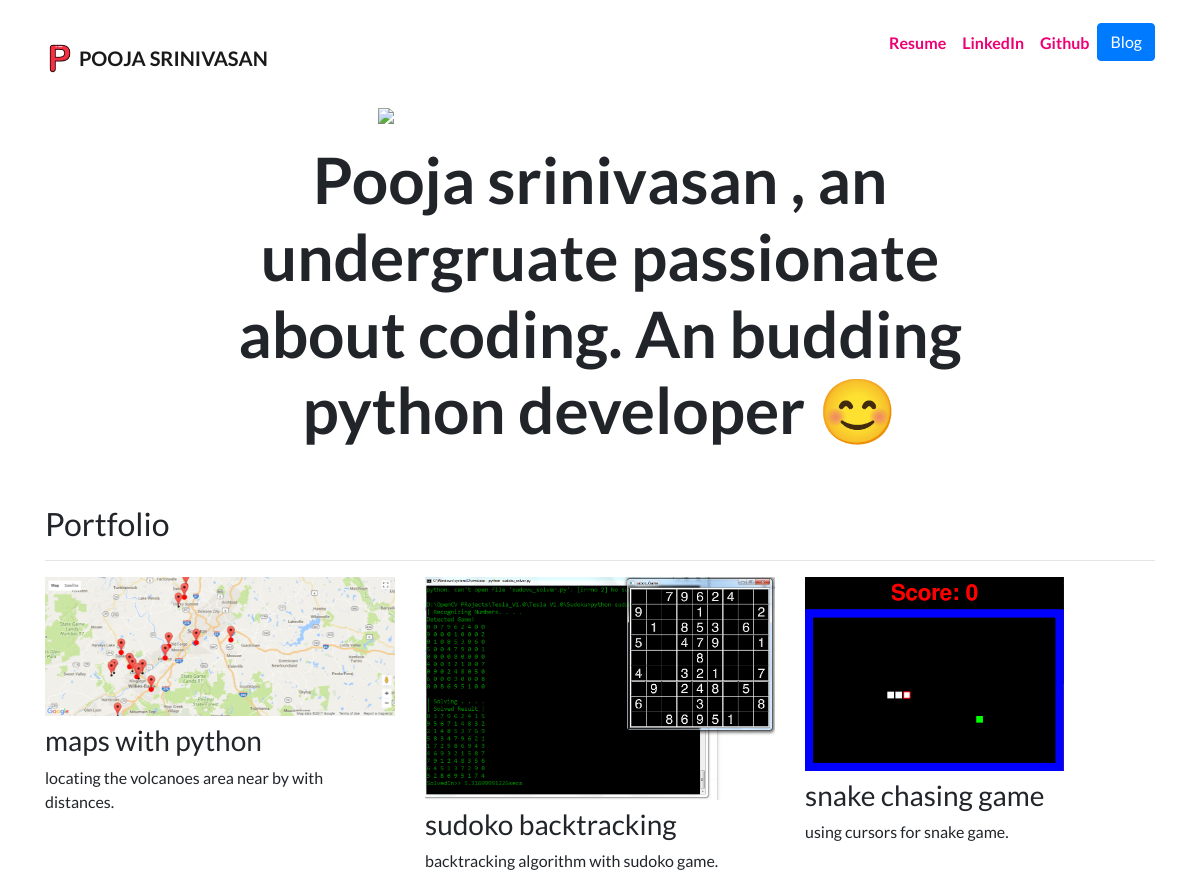
The page / on the database its author committed.
### portfolio_page/models.py (models this page shows, shortened)
class Project(models.Model):
    title = models.CharField(max_length=100)
    description = models.CharField(max_length=250)
    image  = models.ImageField(upload_to='portfolio_page/images/')
    url = models.URLField(blank=True)

### portfolio_page/views.py (the view)
# urls.py: 2. Add a URL to urlpatterns:  path('', views.home, name='home')
def home(request):
    projects = Project.objects.all()
    return render(request, 'portfolio/home.html',{'projects':projects})

### portfolio_page/templates/portfolio/home.html
{% extends "portfolio/base.html" %}
{% load static %}
{% block content %}
<div class="row justify-content-center my-3">
  <div class="col-5">
    <img src="{% static 'portfolio/pooja3.jpg' %}" class="img-fluid">
  </div>
</div>
<div class="row justify-content-center mb-3">
  <div class="col-md-9 text-center">
    <h1 id="hometext" class="font-weight-bold">Pooja srinivasan , an undergruate passionate about coding. An budding python developer  😊</h1>
  </div>
</div>
<h2 class="mt-5">Portfolio</h2>
<hr>
<div class="row">
  {% for project in projects %}
  <div class="col-lg-4 col-md-6">
    {% if project.url %}
    <a href="{{ project.url }}">
      <img src="{{ project.image.url }}" class="img-fluid mb-2">
    </a>
    {% else %}
    <img src="{{ project.image.url }}" class="img-fluid mb-2">
    {% endif %}
    <h3>{{ project.title }}</h3>
    <p>{{ project.description }}</p>
</div>
  {% endfor %}
</div>
{% endblock %}

### portfolio_page/static/custom.css (style rules this page uses)
body { font-family: 'Lato', sans-serif; }
@media (min-width: 992px) { #hometext { font-size: 4rem; } }

### rows shown on the page
Project: image (picture), title "maps with python", description "locating the volcanoes area near by with distances."
Project: image (picture), title "sudoko backtracking", description "backtracking algorithm with sudoko game."
Project: image (picture), title "snake chasing game", description "using cursors for snake game."
